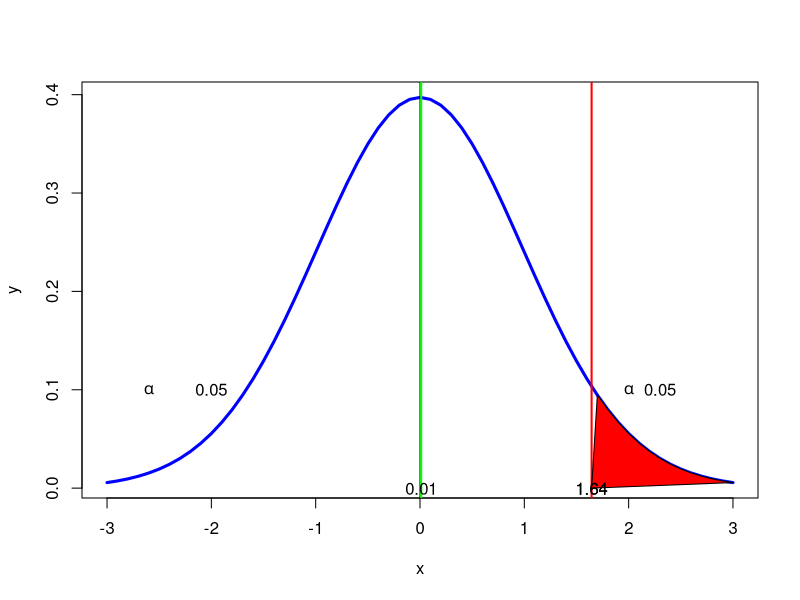

Generate this figure with R:
#page no : 434-435
x1=61.675
x2=61.704
psd1=10.17
psd2=9.55
n1=30
n2=30
mdiff=abs(x1-x2)
sd=sqrt((psd1^2/n1)+(psd2^2/n2))
t_stat=((mdiff/sd))
alpha=.05
t_critical=qnorm(1-alpha)
print(paste("t critical=",round(t_critical,2)))
p_value=pnorm(t_stat)
if(t_stat>t_critical)
{
   print("Reject H0")
}else
{
  print("Accept H0")
}
if(alpha>p_value)
{
  print("Reject H0")
}else
{
  print("Accept H0")
}
dfs <- n1+n2-2
x <- seq(-3,3,0.1)
y <- dt(x,dfs)
plot(x,y,type='l',lwd=3,col='blue',xlab='x')
abline(v=0)
abline(v=t_critical,lwd=2,col='red')
abline(v=t_stat,lwd=2,col='green')
polygon(c(x[x>=abs(t_critical)],abs(t_critical) ),c(y[x>=abs(t_critical)],0),col="red")
text(t_critical,0,round(t_critical,2))
text(t_stat,0,round(t_stat,2))
text(abs(t_critical),0,round(abs(t_critical),2))
text(2.0,0.1,expression(alpha))
text(2.3,0.1,alpha)
text(-2.6,0.1,expression(alpha))
text(-2.0,0.1,alpha)
